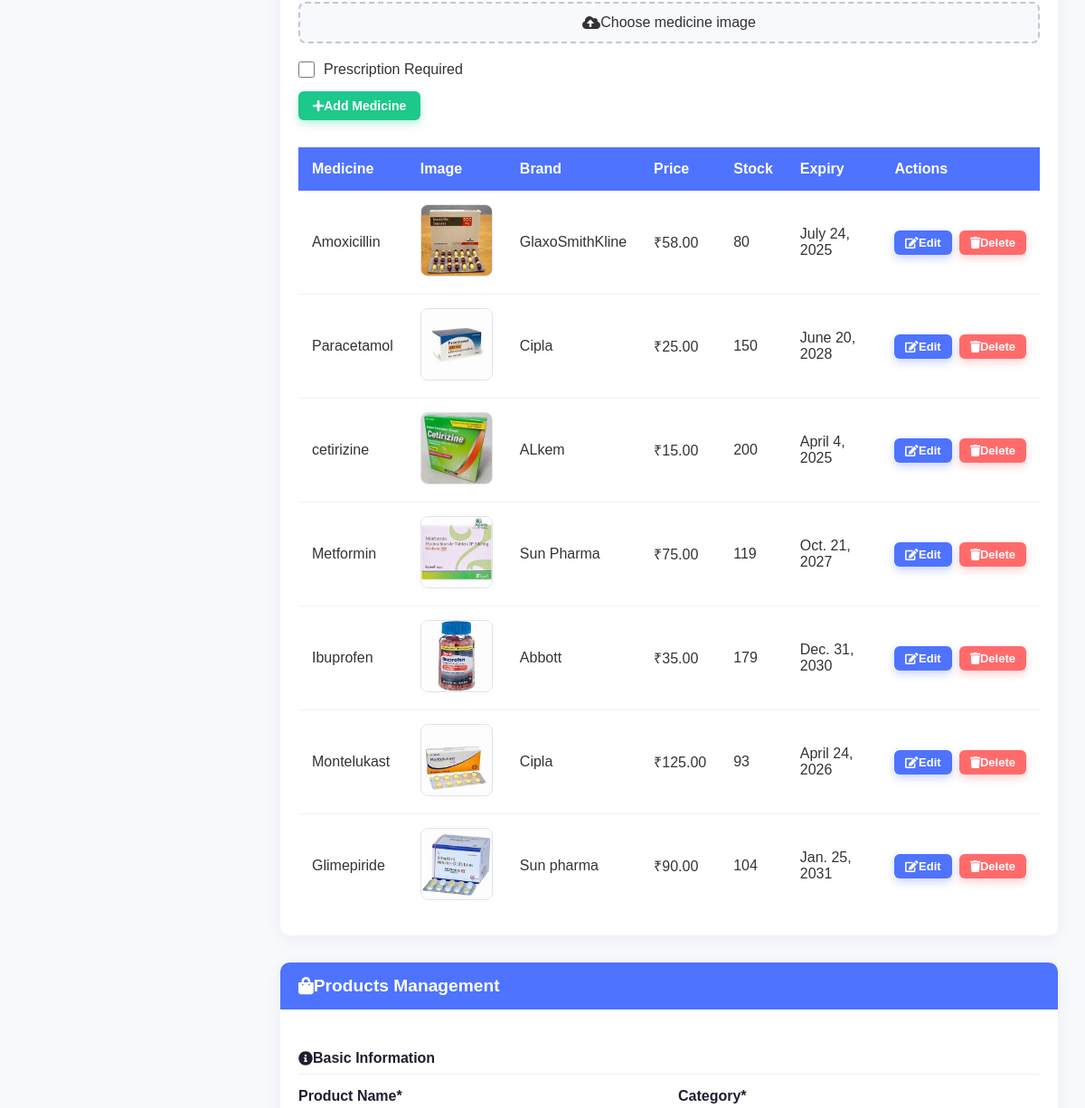
The page /home/add_medicine/ (middle part) on the database as committed earlier.
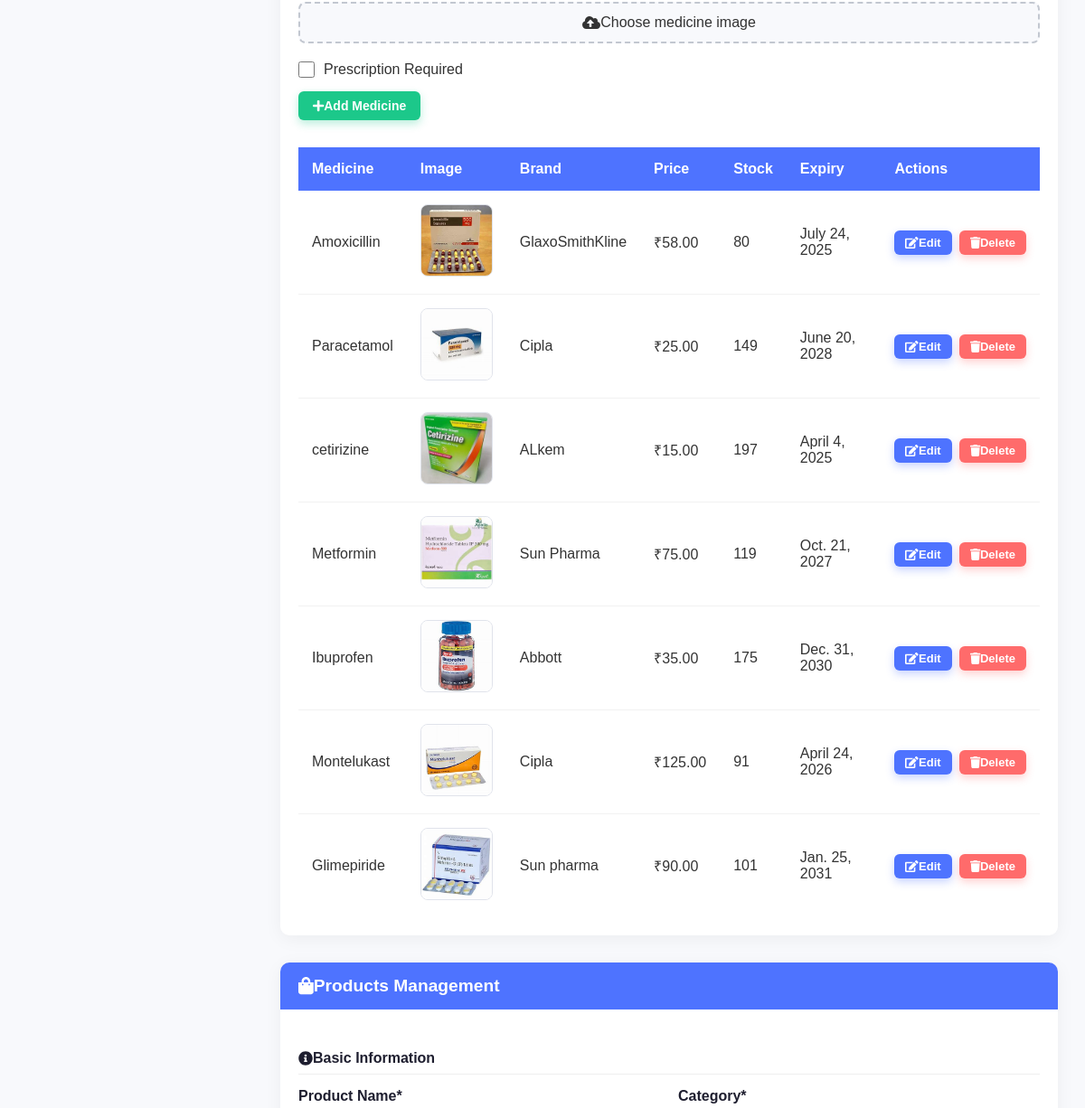
The same page on the database as committed later.
### pharmacy/models.py (models this page shows, shortened)
class Medicine(models.Model):
    name = models.CharField(max_length=100)
    brand = models.ForeignKey(Brand, on_delete=models.CASCADE, related_name='medicines')
    dosage = models.CharField(max_length=50)
    price = models.DecimalField(max_digits=10, decimal_places=2)
    discounted_price = models.DecimalField(max_digits=10, decimal_places=2, null=True, blank=True)
    stock = models.PositiveIntegerField()
    image = models.ImageField(upload_to='medicine_images/')
    description = models.TextField(blank=True, null=True)
    key_benefits = models.TextField(blank=True,null=True)
    how_to_use = models.TextField(blank=True,null=True)
    safety_information = models.TextField(blank=True,null=True)
    other_information = models.TextField(blank=True,null=True)
    manufacturer = models.CharField(max_length=100)
    manufacturer_address = models.TextField(max_length=500,default="thrissur round ,kerala")
    expiry_date = models.DateField()
    category = models.CharField(max_length=100)
    prescription_required = models.BooleanField(default=False)

class Brand(models.Model):
    name = models.CharField(max_length=100, unique=True)

### home/views.py (the view, shortened to what this page needs)
# urls.py: path("add_medicine/", views.add_medicine, name="add_medicine"),
def add_medicine(request):
    medicines = Medicine.objects.all()
    return render(request, "admin_dashboard.html", {"medicines": medicines})

### templates/admin_dashboard.html (shortened to what the changed rows need)
<!DOCTYPE html>
<html lang="en">
<head>
    <link rel="stylesheet" href="https://cdnjs.cloudflare.com/ajax/libs/font-awesome/6.0.0/css/all.min.css">
</head>
<body>
    <div class="main">
        <div id="medicines" class="section hidden">
            <div class="card">
                <div class="card-body">
                    <div class="table-responsive" style="margin-top: 30px;">
                        <table class="table">
                            <thead>
                                <tr>
                                    <th>Medicine</th>
                                    <th>Image</th>
                                    <th>Brand</th>
                                    <th>Price</th>
                                    <th>Stock</th>
                                    <th>Expiry</th>
                                    <th>Actions</th>
                                </tr>
                            </thead>
                            <tbody>
                                {% for medicine in medicines %}
                                <tr>
                                    <td>{{ medicine.name }}</td>
                                    <td>
                                        {% if medicine.image %}
                                        <img src="{{ medicine.image.url }}" alt="{{ medicine.name }}" class="img-thumbnail">
                                        {% else %}
                                        <span class="text-muted">No image</span>
                                        {% endif %}
                                    </td>
                                    <td>{{ medicine.brand.name }}</td>
                                    <td>₹{{ medicine.price }}</td>
                                    <td>{{ medicine.stock }}</td>
                                    <td>{{ medicine.expiry_date }}</td>
                                    <td>
                                        <div class="btn-group">
                                            <a href="{% url 'edit_medicine' medicine.id %}" class="btn btn-primary btn-sm">
                                                <i class="fas fa-edit"></i> Edit
                                            </a>
                                            <a href="{% url 'delete_medicine' medicine.id %}" class="btn btn-danger btn-sm"
                                               onclick="return confirm('Are you sure you want to delete this medicine?');">
                                                <i class="fas fa-trash"></i> Delete
                                            </a>
                                        </div>
                                    </td>
                                </tr>
                                {% endfor %}
                            </tbody>
                        </table>
                    </div>
                </div>
            </div>
        </div>
</body>
</html>

Rows that differ between the two databases and show on the page:
changed Medicine "Paracetamol": stock "150" → "149"
changed Medicine "cetirizine": stock "200" → "197"
changed Medicine "Ibuprofen": stock "179" → "175"
changed Medicine "Montelukast": stock "93" → "91"
changed Medicine "Glimepiride": stock "104" → "101"
